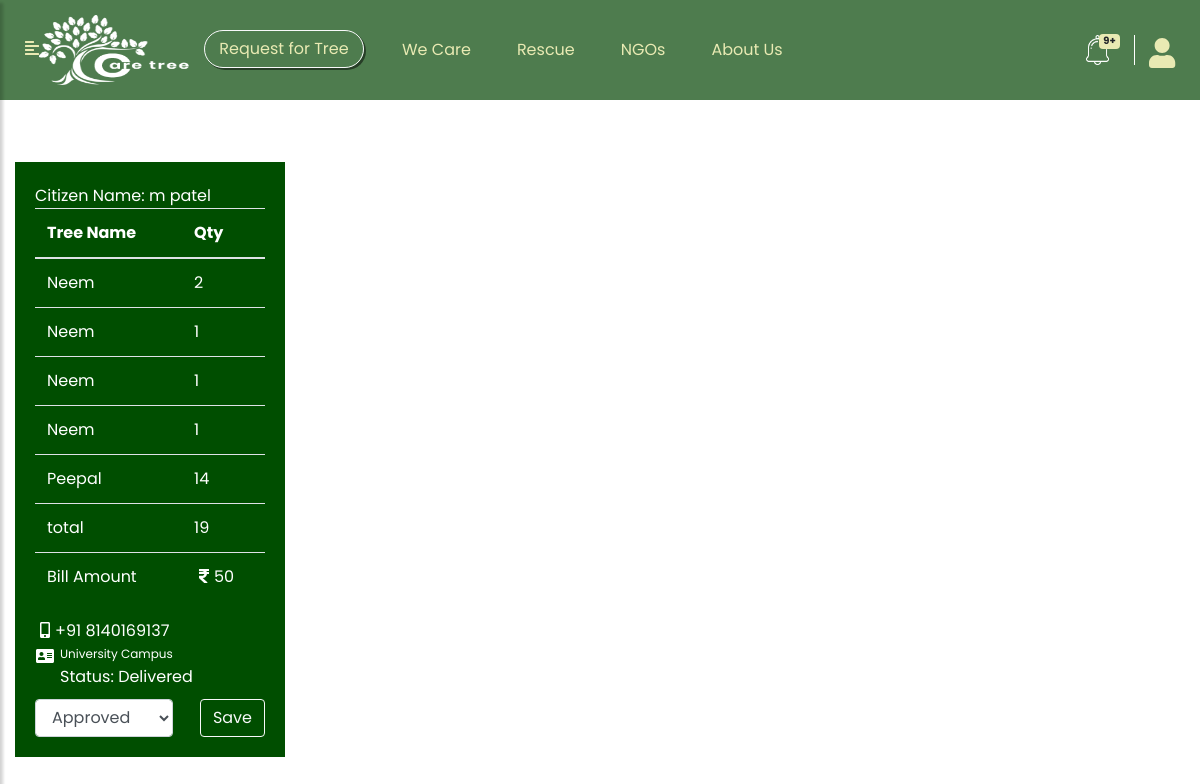
The app's page /changestatus.php (signed in) with its own data.
### tables this page shows
CREATE TABLE `product` (
  `p_id` int(50) NOT NULL,
  `l_id` int(30) NOT NULL,
  `i_name` varchar(50) NOT NULL,
  `i_price` int(50) NOT NULL,
  `i_qty` int(50) NOT NULL,
  `i_img` varchar(150) NOT NULL
);

CREATE TABLE `cart` (
  `c_id` int(50) NOT NULL,
  `u_id` int(50) NOT NULL,
  `n_id` int(10) NOT NULL,
  `p_id` int(50) NOT NULL,
  `quantity` int(50) NOT NULL,
  `req` int(10) DEFAULT NULL
);

### changestatus.php (the view, shortened to what this page needs)
 <?php
if(!isset($_SESSION['n_id'])){
        header("location: n_login.php");
}
else
{
?>
    <!DOCTYPE html>
    <html>
    <head>
        <link rel="stylesheet" href="css/bootstrap.min.css">
        <link rel="stylesheet" href="css/style3.css">
        <link rel="stylesheet" href="css/all.min.css">
        <link rel="stylesheet" href="https://cdnjs.cloudflare.com/ajax/libs/malihu-custom-scrollbar-plugin/3.1.5/jquery.mCustomScrollbar.min.css">
    </head>
  <body>
    <?php include_once"ngo_header_color.php";?>
<div class="row rmv ml-auto mr-auto">
    <?php
    $nid55=$_SESSION['n_id'];
    $sql= "SELECT l_name,l_land,l_mobile,c_id, u_id, n_id, p_id, quantity, req FROM login l join cart c on(l.l_id=c.u_id) WHERE n_id=$nid55 and req NOT IN(0,1,5) GROUP BY u_id";
        $result=mysqli_query($conn,$sql);
        while ($row = mysqli_fetch_assoc($result))
            { ?>
    <div class="col-md-3 col-sm-6 col-lg-3 col-xl-3 col-xs-12" style="float: left; padding-bottom: 5px;">
        <form action="" method="post">
        <div class="card-body" style="background-color: #004e00;">
            <div class="card-text text-xb">
                Citizen Name: <?php echo $row['l_name']; ?>
            </div>
            <table class="table text-xb">
                <thead><tr><th>Tree Name</th><th>Qty</th></tr></thead>
                <tbody>
                <?php
                $u_id1=$row['u_id'];
                $n_id1=$row['n_id'];
                $sql1= "SELECT i_name,i_price ,c_id, u_id, n_id, c.p_id, quantity, req FROM product p JOIN cart c ON(p.p_id=c.p_id) WHERE u_id=$u_id1 AND n_id=$n_id1 and req NOT IN(0,1,5)";
        $result1=mysqli_query($conn,$sql1);
        $tot=0;
        $pri=0;
        while ($row1 = mysqli_fetch_assoc($result1))
            {
                $tot+=$row1['quantity'];
                $pri+=$row1['i_price']*$row1['quantity'];
                ?>
                    <tr>
                        <td><?php echo $row1['i_name']; ?></td>
                        <td><?php echo $row1['quantity']; ?></td>
                    </tr>
                <?php }
                ?>
                    <tr>
                        <td>total</td>
                        <td><?php echo $tot; ?></td>
                    </tr>
                    <tr>
                        <td>Bill Amount</td>
                        <td><i class="fas fa-rupee-sign fa-fw"></i><?php echo $pri; ?></td>
                    </tr>
                </tbody>
            </table>
            <div class="card-text text-xb"><a href="callto:+918460352525"><i class="fas fa-mobile-alt fa-fw"></i>+91 <?php echo $row['l_mobile']; ?></a></div>
            <div class="card-text text-xb" style="float: left; margin:0px 5px 0px 0px; "><i class="fas fa-address-card fa-fw"></i></div><div class="text-xb" style="font-size: 0.75rem;">
                <?php echo $row['l_land']; ?>
            </div>
            <?php
            $req=$row['req'];
            if ($req==3) {
                $d='Dispacthed';
            }elseif ($req==4) {
                $d='Delivered';
            }elseif ($req==5) {
                $d='Planted';
            }
            ?>
            <div class="card-text text-xb">Status:  <?php echo $d; ?></div>
                <div class="card-text" style="margin-top: 10px; ">
                    <div class="btn-toolbar justify-content-between">
                        <div class="btn-group">
                            <select name="stat" class="form-control">
                                <option value="2">Approved</option>
                            </select>
                        </div>
                        <div class="btn-group">
                            <input type="submit" name="save" value="Save" class="btn btn-outline-light">
                        </div>
                    </div>
                </div>
            </div>
        </div>
        </div>
    <?php }  ?>
    </div>
                        </div>
    </body>
    </html>
    <?php } ?>

### css/style3.css (style rules this page uses)
* { margin:0px; padding: 0px; }
body { font-family: 'Poppins', sans-serif; background: #fff; }
a, a:hover, a:focus { color: inherit; text-decoration: none; transition: all 0.3s; }
option:checked, option:hover { color: #fff; background: #488f8f; }
.rmv { margin-top: 10px; }
.text-xb { padding-top: 2px; color: #fff; font-size: 16px; }

### changestatus.php (style rules this page uses)
.text-xb { padding-top: 2px; color: #fff; font-size: 16px; }

### records on screen
product: i_name "Neem", cart.quantity "2", cart.quantity "1"
product: i_name "Peepal", cart.quantity "14"

### other values on screen
$row['l_name'] "m patel"
$tot "19"
$pri "50"
$row['l_mobile'] "8140169137"
$row['l_land'] "University Campus"
$d "Delivered"
